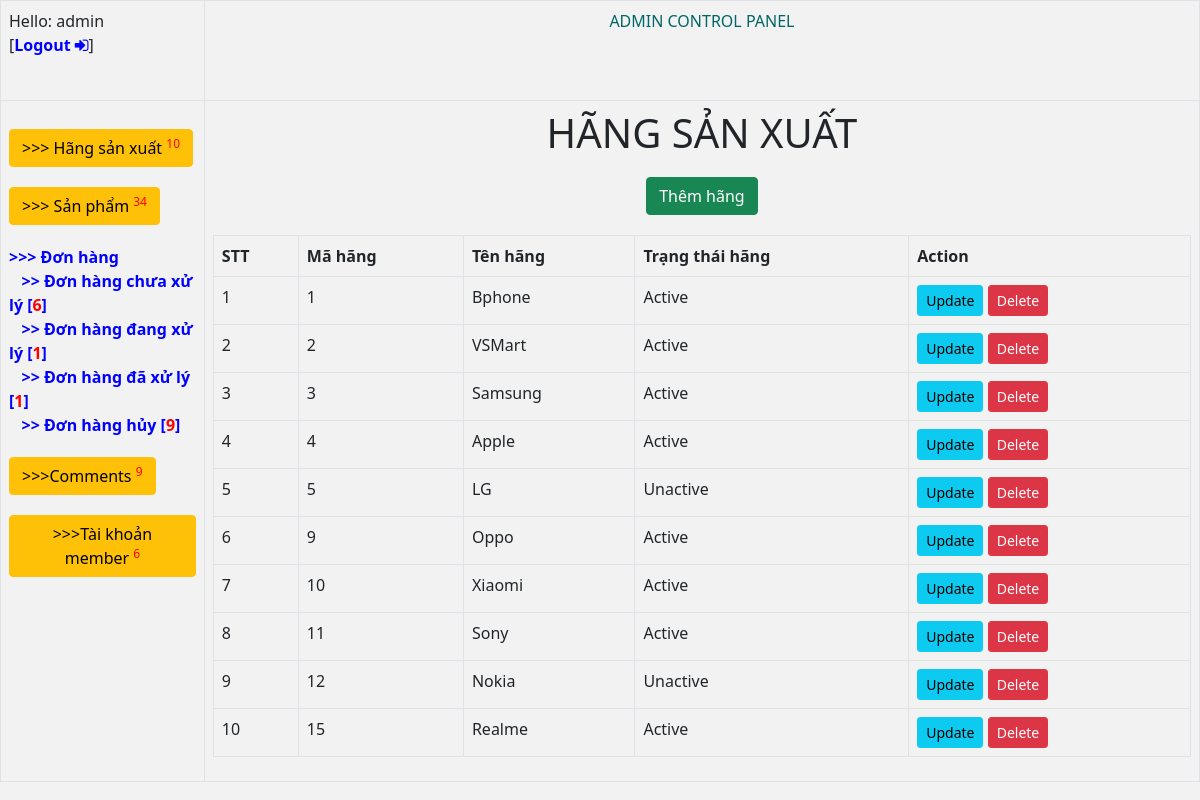
/admin/index.php?option=brand (signed in), run on the app's committed database.
### tables this page shows
CREATE TABLE `brands` (
  `id` int(11) NOT NULL,
  `name` varchar(20) NOT NULL,
  `status` tinyint(1) NOT NULL DEFAULT 1
);

### admin/brands/showbrands.php (the view, shortened to what this page needs)
<?php
	$query = "select * from brands";
	$result = $connect->query($query);
 ?>
<h1>HÃNG SẢN XUẤT</h1>
<section style="text-align: center;padding-bottom: 20px;"><a href="?option=brandadd" class="btn btn-success">Thêm hãng</a></section>
<table class="table table-bordered">
	<thead>
		<tr>
			<thead>
				<th>STT</th>
				<th>Mã hãng</th>
				<th>Tên hãng</th>
				<th>Trạng thái hãng</th>
				<th>Action</th>
			</thead>
			<tbody>
				<?php $count=1;?>
				<?php foreach($result as $item): ?>
					<tr>
						<td><?=$count++?></td>
						<td><?=$item['id']?></td>
						<td><?=$item['name']?></td>
						<td><?=$item['status']==1?'Active':'Unactive'?></td>
						<td>
							<a class="btn btn-sm btn-info" href="?option=brandupdate&id=<?=$item['id']?>">Update</a>
							<a href="?option=brand&id=<?=$item['id']?>" class="btn btn-sm btn-danger" onclick="return confirm('Are you sure?')">Delete</a>
						</td>
					</tr>
		 		<?php endforeach; ?>
			</tbody>
		</tr>
	</thead>
</table>

### admin/css.css (style rules this page uses)
h1 { text-align: center; }
.tbl-admin td>section { margin-top: 20px; }

### admin/brands/showbrands.php (style rules this page uses)
a { text-decoration: none; font-weight: bold ; color: blue; }

### data on the page
brands: id "1", name "Bphone", status "Active"
brands: id "2", name "VSMart", status "Active"
brands: id "3", name "Samsung", status "Active"
brands: id "4", name "Apple", status "Active"
brands: id "5", name "LG", status "Unactive"
brands: id "9", name "Oppo", status "Active"
brands: id "10", name "Xiaomi", status "Active"
brands: id "11", name "Sony", status "Active"
brands: id "12", name "Nokia", status "Unactive"
brands: id "15", name "Realme", status "Active"

### other printed values
$_SESSION['admin'] "admin"
$xulyhangsx "10"
$xulysanpham "34"
$chuaXuLy "6"
$dangXuLy "1"
$daXuLy "1"
$huy "9"
$xulycomments "9"
$xulyaccountmember "6"
